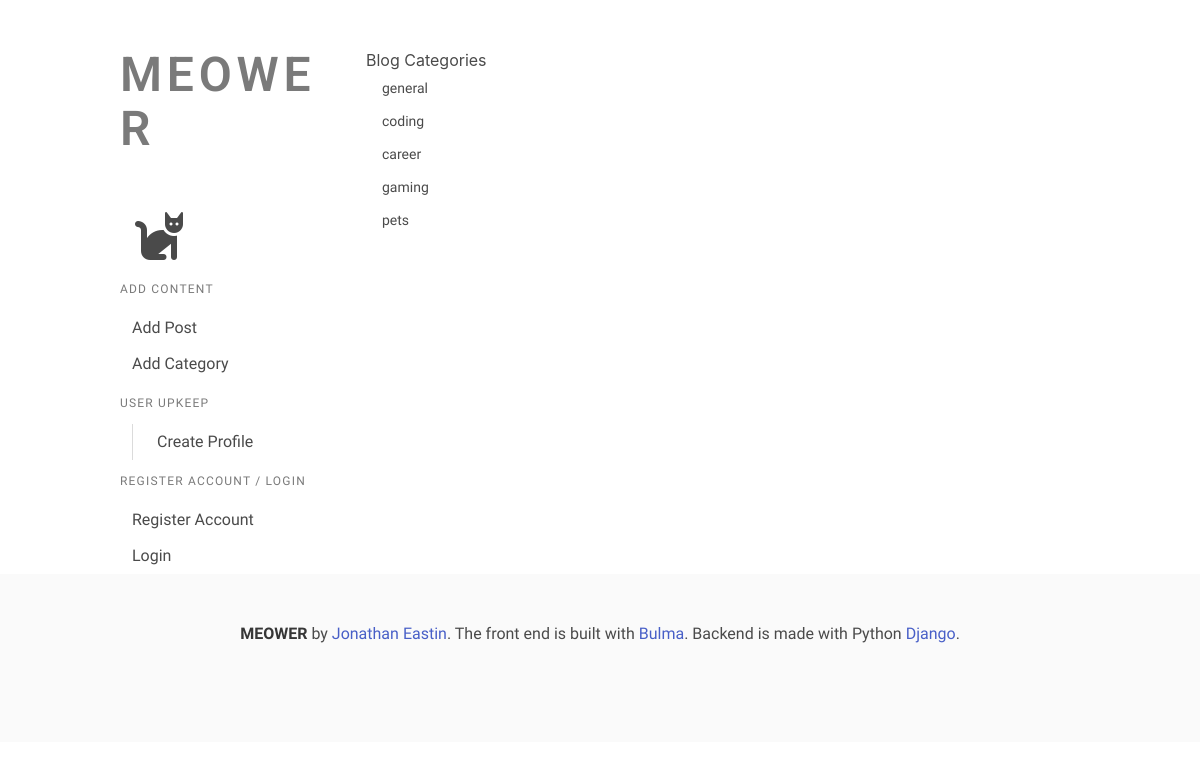
Screenshot of /category-list with the database file from the repository.
### JonsBlog/models.py (models this page shows, shortened)
class Category(models.Model):
    name = models.CharField(max_length=255)
    def __str__(self):
        return self.name

### JonsBlog/views.py (the view)
# urls.py: path('category-list', category_life_view, name='category-list'),
def category_life_view(req):
    category_menu_list = Category.objects.all()
    return render(req, 'category_list.html', {'category_menu_list': category_menu_list})

### JonsBlog/templates/category_list.html (shortened to what this page needs)
{% extends 'base.html' %}
{% block content %}
    <h1>Blog Categories</h1>
    {% for item in category_menu_list %}
        <h4>
            <a class="dropdown-item" href="{% url 'category' item|slugify %}">{{ item }}</a>
        </h4>
    {% endfor %}
{% endblock %}

### static/JonsBlog/css/stylesheet.css (style rules this page uses)
p, span, .content, a { font-family: Raleway, sans-serif; }

### rows the page displays
Category: name "general"
Category: name "coding"
Category: name "career"
Category: name "gaming"
Category: name "pets"
